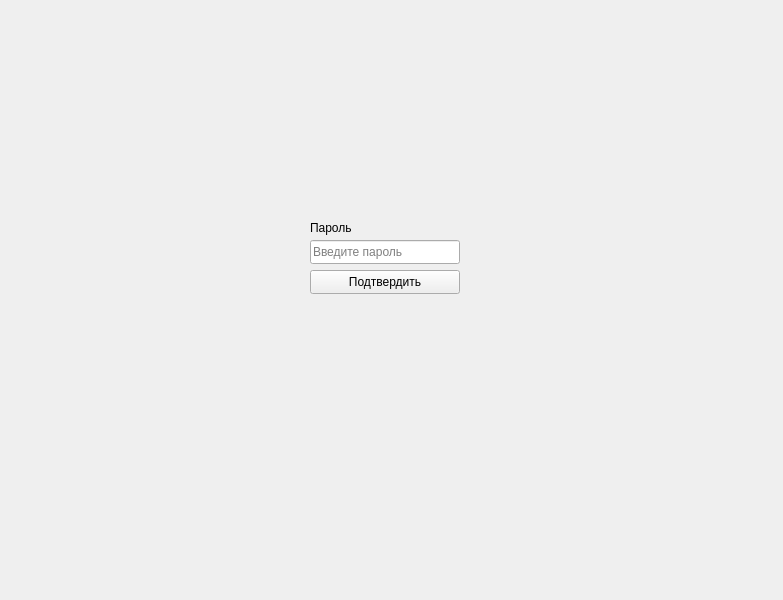
<?xml version="1.0" encoding="UTF-8"?>
<ui version="4.0">
 <class>CheckPassword</class>
 <widget class="QWidget" name="CheckPassword">
  <property name="geometry">
   <rect>
    <x>0</x>
    <y>0</y>
    <width>783</width>
    <height>600</height>
   </rect>
  </property>
  <property name="windowTitle">
   <string>Form</string>
  </property>
  <property name="autoFillBackground">
   <bool>true</bool>
  </property>
  <widget class="QLineEdit" name="password_input">
   <property name="geometry">
    <rect>
     <x>310</x>
     <y>240</y>
     <width>150</width>
     <height>24</height>
    </rect>
   </property>
   <property name="echoMode">
    <enum>QLineEdit::Password</enum>
   </property>
   <property name="placeholderText">
    <string>Введите пароль</string>
   </property>
  </widget>
  <widget class="QLabel" name="warning_password_label">
   <property name="geometry">
    <rect>
     <x>310</x>
     <y>300</y>
     <width>101</width>
     <height>16</height>
    </rect>
   </property>
   <property name="text">
    <string/>
   </property>
  </widget>
  <widget class="QPushButton" name="accept_button">
   <property name="geometry">
    <rect>
     <x>310</x>
     <y>270</y>
     <width>150</width>
     <height>24</height>
    </rect>
   </property>
   <property name="text">
    <string>Подтвердить</string>
   </property>
  </widget>
  <widget class="QLabel" name="password_label">
   <property name="geometry">
    <rect>
     <x>310</x>
     <y>220</y>
     <width>101</width>
     <height>16</height>
    </rect>
   </property>
   <property name="text">
    <string>Пароль</string>
   </property>
  </widget>
 </widget>
 <resources/>
 <connections/>
</ui>
